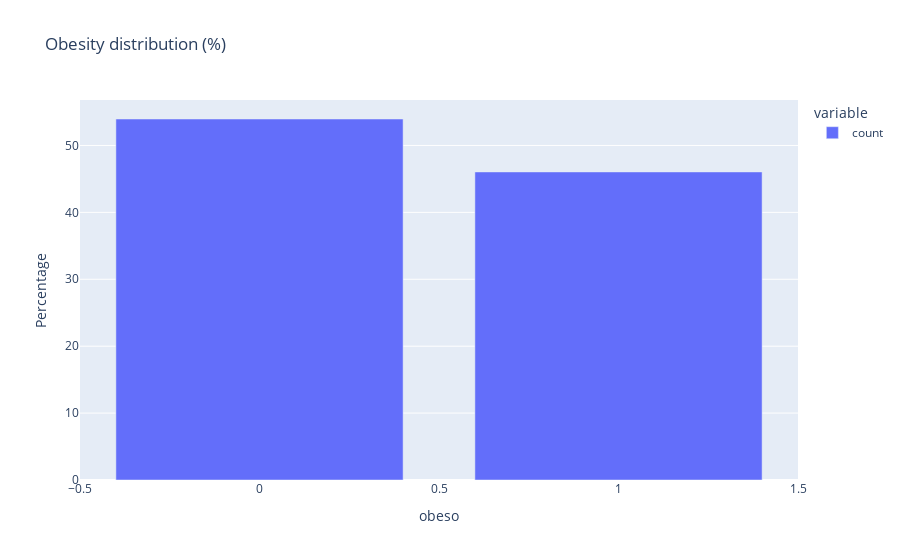

Notebook code for this chart:
### Code cell
px.bar(
    df_obesity.value_counts("obeso") / len(df_obesity) * 100,
    title="Obesity distribution (%)",
    labels={"value": "Percentage"},
)

### Figure 1 — Plotly figure (JSON) as saved in the notebook; plotly's stock layout.template omitted (floating-point values rounded to 4 significant figures)
{"data": [{"alignmentgroup": "True", "hovertemplate": "variable=count<br>obeso=%{x}<br>Percentage=%{y}<extra></extra>", "legendgroup": "count", "marker": {"color": "#636efa", "pattern": {"shape": ""}}, "name": "count", "offsetgroup": "count", "orientation": "v", "showlegend": true, "textposition": "auto", "type": "bar", "x": [0, 1], "xaxis": "x", "y": [53.96, 46.04], "yaxis": "y"}], "layout": {"barmode": "relative", "legend": {"title": {"text": "variable"}, "tracegroupgap": 0}, "title": {"text": "Obesity distribution (%)"}, "xaxis": {"anchor": "y", "domain": [0, 1], "title": {"text": "obeso"}}, "yaxis": {"anchor": "x", "domain": [0, 1], "title": {"text": "Percentage"}}}}
